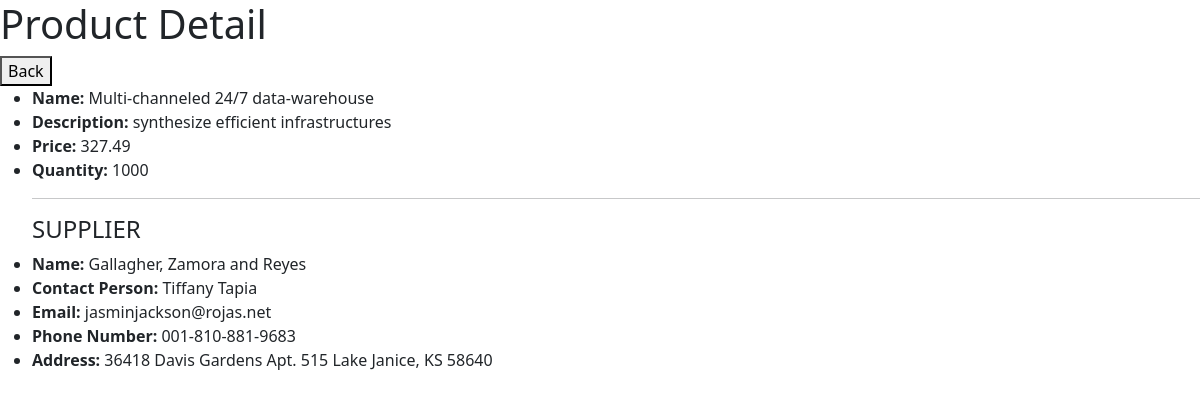
The app's page /inventory/34/ (signed in) with its own data.
### inventories/models.py (models this page shows, shortened)
class Product(models.Model):
    name = models.CharField(max_length=100)
    description = models.TextField()
    price = models.DecimalField(max_digits=10, decimal_places=2)
    quantity = models.IntegerField()
    supplier = models.ForeignKey(Supplier, on_delete=models.CASCADE)

class Supplier(models.Model):
    name = models.CharField(max_length=100)
    contact_person = models.CharField(max_length=100)
    email = models.EmailField()
    phone_number = models.CharField(max_length=20)
    address = models.TextField()

### inventories/views.py (the view)
# urls.py: path('inventory/<int:pk>/', ProductDetailView.as_view(), name='detail-product'),
class ProductDetailView(PermissionRequiredMixin, DetailView):
    permission_required = ['inventories.view_product', ]
    template_name = 'product-detail.html'
    model = Product
    def get_queryset(self):
        queryset = super().get_queryset()
        queryset = queryset.select_related('supplier')
        return queryset

### templates/product-detail.html (shortened to what this page needs)
{% extends 'base.html' %}
{% block body %}
    <h1>Product Detail</h1>
    <a href="{% url 'list-products' %}">
        <button>Back</button>
    </a>
    <ul>
        <li><strong>Name:</strong> {{ object.name }}</li>
        <li><strong>Description:</strong> {{ object.description }}</li>
        <li><strong>Price:</strong> {{ object.price }}</li>
        <li><strong>Quantity:</strong> {{ object.quantity }}</li>
        <hr>
        <h4>SUPPLIER</h4>
        <li><strong>Name:</strong> {{ object.supplier.name }}</li>
        <li><strong>Contact Person:</strong> {{ object.supplier.contact_person }}</li>
        <li><strong>Email:</strong> {{ object.supplier.email }}</li>
        <li><strong>Phone Number:</strong> {{ object.supplier.phone_number }}</li>
        <li><strong>Address:</strong> {{ object.supplier.address }}</li>
    </ul>
{% endblock body %}

### records on screen
Product: name "Multi-channeled 24/7 data-warehouse", description "synthesize efficient infrastructures", price "327.49", quantity "1000", supplier.name "Gallagher, Zamora and Reyes", supplier.contact_person "Tiffany Tapia", supplier.email "jasminjackson@rojas.net", supplier.phone_number "001-810-881-9683", supplier.address "36418 Davis Gardens Apt. 515 Lake Janice, KS 58640"
